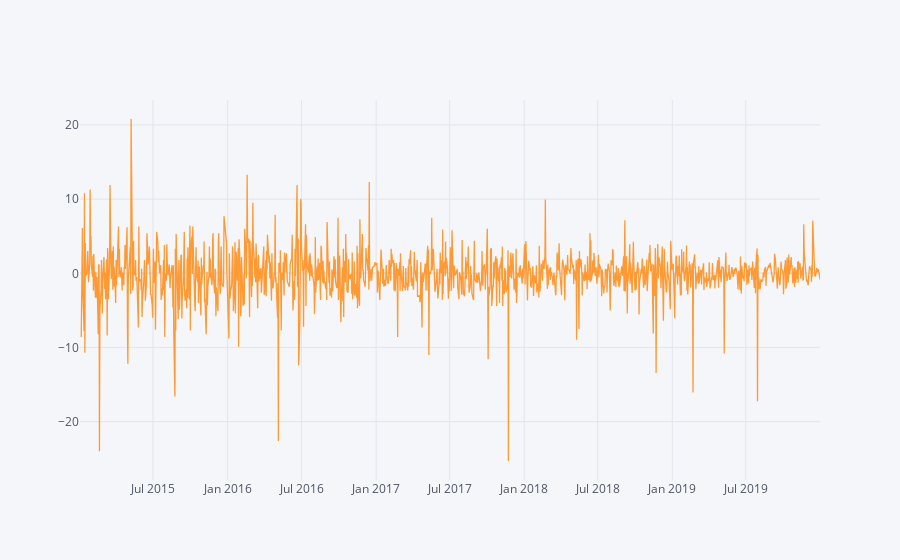

Notebook source saved alongside this figure:
### Code cell
pyo.iplot(
    df['close_today_yday_diff'].iplot(asFigure=True)
)

### Figure 1 — Plotly figure (JSON) as saved in the notebook; plotly's stock layout.template omitted (floating-point values rounded to 4 significant figures; data arrays with more than 128 entries replaced by an {"elided": "..."} marker saying what was removed)
{"data": [{"line": {"color": "rgba(255, 153, 51, 1.0)", "dash": "solid", "shape": "linear", "width": 1.3}, "mode": "lines", "name": "close_today_yday_diff", "text": "", "type": "scatter", "x": {"elided": "1262 str values"}, "y": {"elided": "1262 mixed values"}}], "layout": {"legend": {"bgcolor": "#F5F6F9", "font": {"color": "#4D5663"}}, "paper_bgcolor": "#F5F6F9", "plot_bgcolor": "#F5F6F9", "title": {"font": {"color": "#4D5663"}}, "xaxis": {"gridcolor": "#E1E5ED", "showgrid": true, "tickfont": {"color": "#4D5663"}, "title": {"font": {"color": "#4D5663"}, "text": ""}, "zerolinecolor": "#E1E5ED"}, "yaxis": {"gridcolor": "#E1E5ED", "showgrid": true, "tickfont": {"color": "#4D5663"}, "title": {"font": {"color": "#4D5663"}, "text": ""}, "zerolinecolor": "#E1E5ED"}}}
